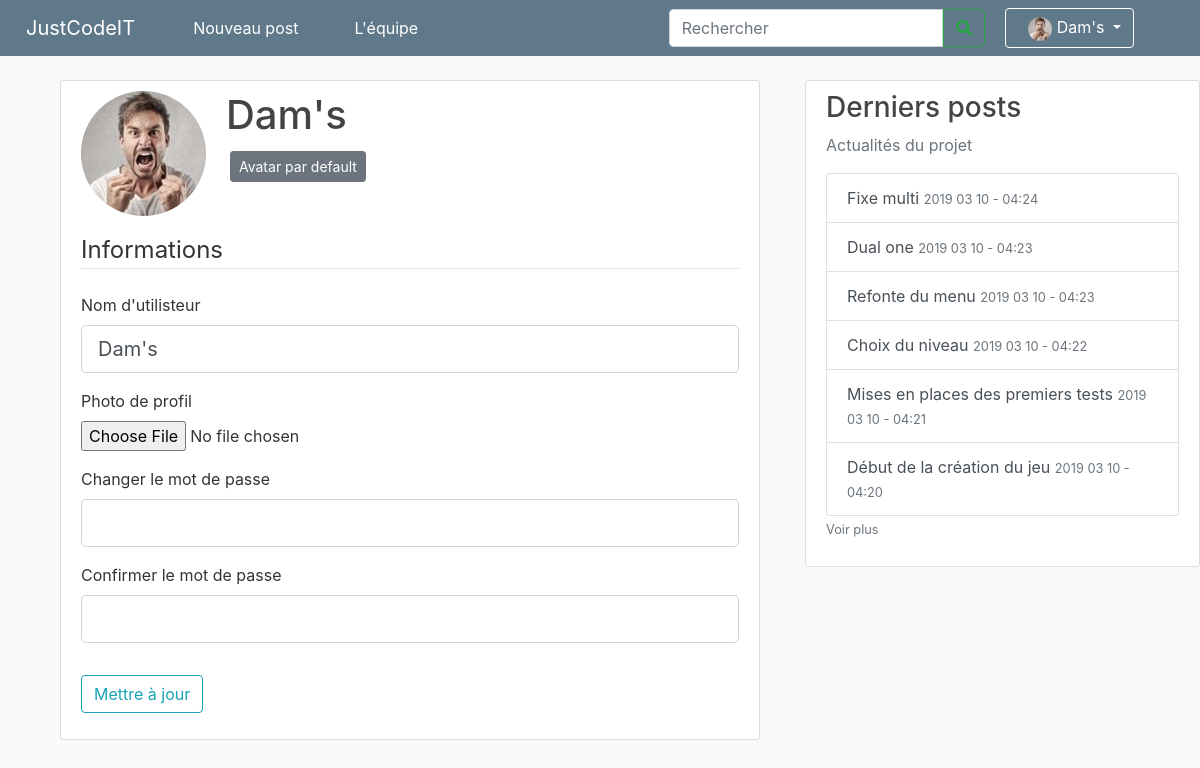
Page /account (signed in) on the earlier database version.
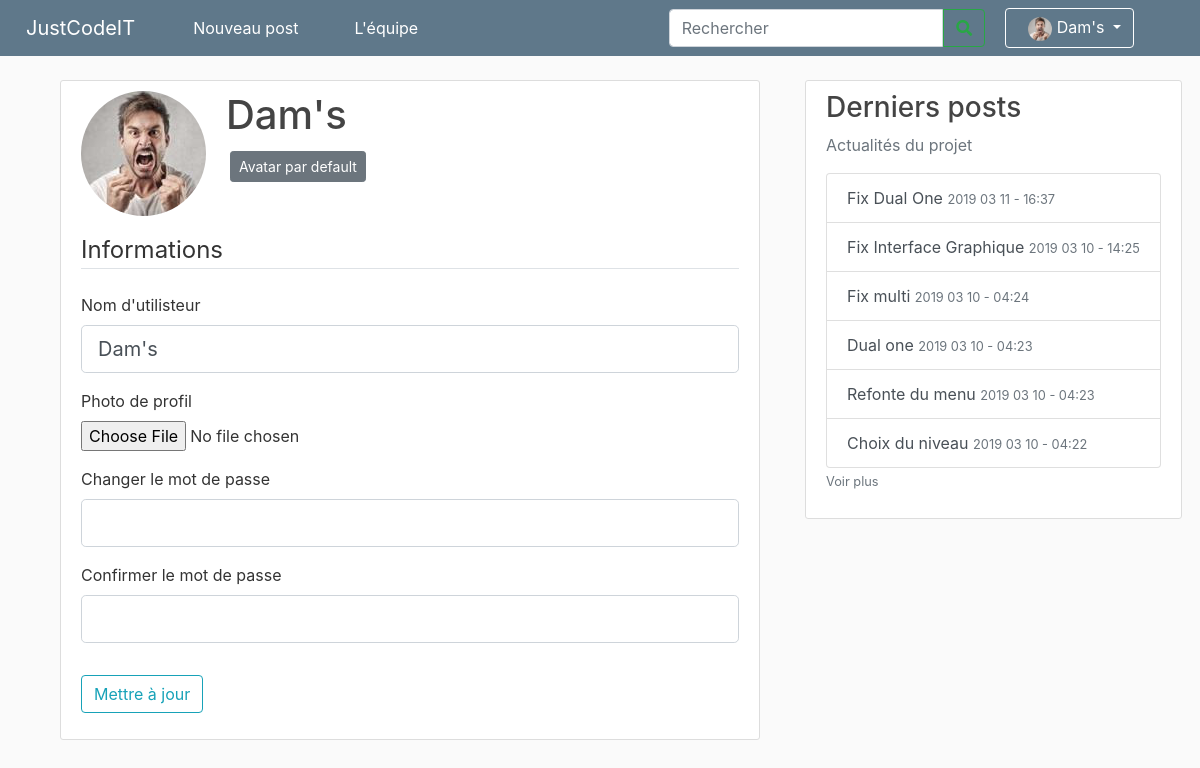
Same page on the later database version.
### site_jci/models.py (models this page shows, shortened)
class Post(db.Model):
    id = db.Column(db.Integer, primary_key=True)
    title = db.Column(db.String(100), nullable=False)
    date_posted = db.Column(db.DateTime, nullable=False, default=datetime.utcnow)
    content = db.Column(db.Text, nullable=False)
    user_id = db.Column(db.Integer, db.ForeignKey('user.id'), nullable=False)

### site_jci/routes.py (the view)
@app.route("/account", methods=['GET', 'POST'])
def account():
    if not current_user.is_authenticated:
        return redirect(url_for("homePage"))
    form = UpdateAccountForm()
    if request.method == "POST":
        print("validate")
        if form.picture.data:
            picture_file = save_picture(form.picture.data)
            current_user.image_file = picture_file
        if form.password.data:
            if form.password.data == form.confirm_password.data:
                hashed_password = bcrypt.generate_password_hash(
                        form.password.data).decode("utf-8")
                current_user.password = hashed_password
        current_user.username = form.username.data
        db.session.commit()
        flash('Votre compte a été mis à jours !', 'success')
        return redirect(url_for('account'))
    elif request.method == 'GET':
        form.username.data = current_user.username
    image_file = url_for('static', filename='profile_pics/' + current_user.image_file)
    return render_template('account.html', title='Account',
    image_file=image_file, form=form)

### site_jci/forms.py (shortened to what this page needs)
class UpdateAccountForm(FlaskForm):
    username = StringField("Nom d'utilisteur",
                           validators=[DataRequired(), Length(min=2, max=20)])
    picture = FileField('Photo de profil', validators=[FileAllowed(['jpg', 'png'])])
    permission_level = SelectField('Level de permission',
                                   choices=[("member", 'Membre du projet'), ("administrator", "Administrateur")])
    password = PasswordField('Changer le mot de passe', validators=[])
    confirm_password = PasswordField('Confirmer le mot de passe',
                                     validators=[ EqualTo('password')])
    submit = SubmitField('Mettre à jour')

### site_jci/models.py (called while the page is built)
@login_manager.user_loader
def load_user(user_id):
    return User.query.get(int(user_id))

### site_jci/routes.py (called while the page is built)
@app.context_processor
def context_processor():
    posts = db.session.query(Post).all()
    if current_user.is_authenticated:
        image_file = url_for('static', filename='profile_pics/' + current_user.image_file)
        return dict(posts=posts, image_file_user=image_file)
    return dict(posts=posts)

### site_jci/templates/account.html (shortened to what this page needs)
{% extends "layout.html" %}
{% block content %}
<main role="main" class="container">
    <div class="content-section">
        <div class="media">
            <img class="rounded-circle account-img" src="{{ image_file }}">
            <div class="media-body">
                <h2 class="account-heading">{{ current_user.username }}</h2>
                <button type="button" class="btn btn-secondary btn-sm m-1" data-toggle="modal" data-target="#deleteModal">Avatar par default</button>
            </div>
        </div>
        <form method="POST" action="" enctype="multipart/form-data">
            <fieldset class="form-group">
                <legend class="border-bottom mb-4">Informations</legend>
                <div class="form-group">
                    {{ form.username.label(class="form-control-label") }}
                    {% if form.username.errors %}
                    {{ form.username(class="form-control form-control-lg is-invalid") }}
                    <div class="invalid-feedback">
                        {% for error in form.username.errors %}
                        <span>{{ error }}</span>
                        {% endfor %}
                    </div>
                    {% else %}
                    {{ form.username(class="form-control form-control-lg") }}
                    {% endif %}
                </div>
                <div class="form-group">
                    {{ form.picture.label() }}
                    {{ form.picture(class="form-control-file") }}
                </div>
                <div class="form-group">
                    {{ form.password.label(class="form-control-label") }}
                    {% if form.password.errors %}
                    {{ form.password(class="form-control form-control-lg is-invalid") }}
                    <div class="invalid-feedback">
                        {% for error in form.password.errors %}
                        <span>{{ error }}</span>
                        {% endfor %}
                    </div>
                    {% else %}
                    {{ form.password(class="form-control form-control-lg") }}
                    {% endif %}
                </div>
                <div class="form-group">
                    {{ form.confirm_password.label(class="form-control-label") }}
                    {% if form.confirm_password.errors %}
                    {{ form.confirm_password(class="form-control form-control-lg is-invalid") }}
                    <div class="invalid-feedback">
                        {% for error in form.confirm_password.errors %}
                        <span>{{ error }}</span>
                        {% endfor %}
                    </div>
                    {% else %}
                    {{ form.confirm_password(class="form-control form-control-lg") }}
                    {% endif %}
                </div>
            </fieldset>
            <div class="form-group">
                {{ form.submit(class="btn btn-outline-info") }}
            </div>
        </form>
    </div>
</main>
{% endblock content %}

### site_jci/templates/layout.html (shortened to what the changed rows need)
<!DOCTYPE html>
<html lang="en">
<head>
    <link rel="stylesheet" href="https://stackpath.bootstrapcdn.com/bootstrap/4.1.3/css/bootstrap.min.css"
>
    <link rel="stylesheet" type="text/css" href="{{ url_for('static', filename='main.css') }}">
    <link rel="stylesheet" href="https://cdnjs.cloudflare.com/ajax/libs/font-awesome/4.7.0/css/font-awesome.min.css">
    <link rel="stylesheet" href="https://use.fontawesome.com/releases/v5.7.2/css/all.css"
>
</head>
<body>
    <main role="main" class="container ">
        <div class="row">
            <div class="col-md-8">
                {% block content %}{% endblock %}
            </div>
            <div class="col-md-4">
                <div class="content-section info-list">
                    <p class='text-muted'>Actualités du projet
                        <div class="list-group">
                            {% for post in posts|sort(attribute='date_posted', reverse = True) %}
                            {% if loop.index <= 6 %} <a href="/post/{{ post.id }}"
                                class="list-group-item list-group-item-action">{{
                                post.title
                                }} <small
                                    class="text-muted">{{ post.date_posted.strftime('%Y %m %d - %H:%M') }}</small></a>
                            {% endif %}
                            {% endfor %}
                        </div>
                    </p>
                </div>
            </div>
        </div>
    </main>
</html>

Differences in the rows shown:
no longer on this page (row unchanged): Post: title "Mises en places des premiers tests", date_posted "2019 03 10 - 04:21"
no longer on this page (row unchanged): Post: title "Début de la création du jeu", date_posted "2019 03 10 - 04:20"
added Post: title "Fix Dual One", date_posted "2019 03 11 - 16:37"
added Post: title "Fix Interface Graphique", date_posted "2019 03 10 - 14:25"
changed Post: title "Fixe multi" → "Fix multi"
